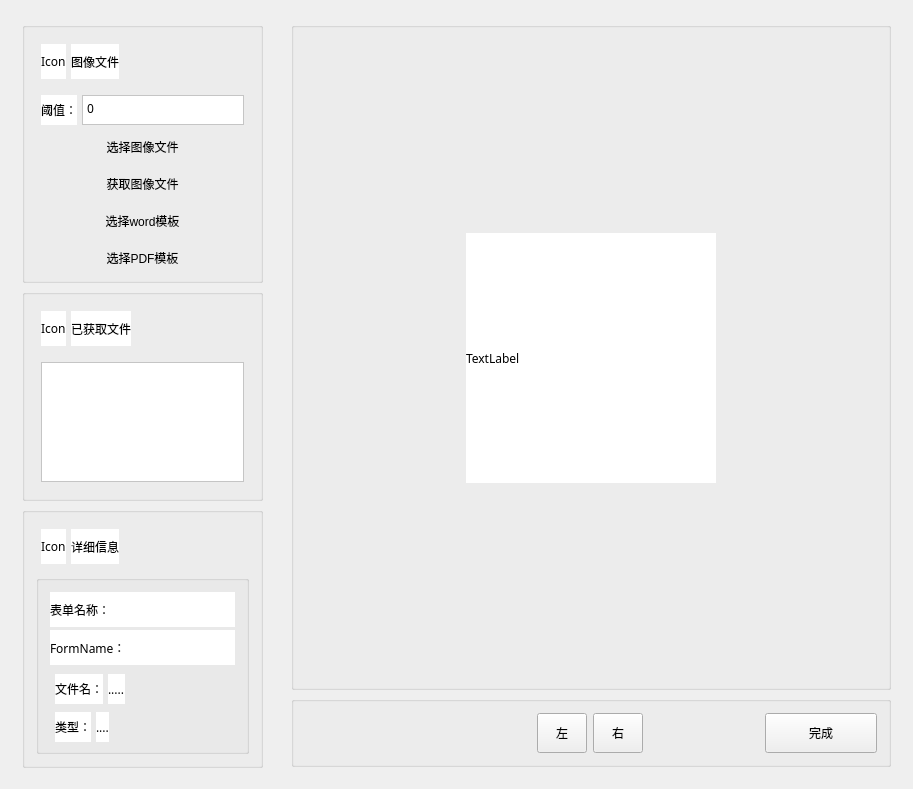
<?xml version="1.0" encoding="UTF-8"?>
<ui version="4.0">
 <class>AddPattern</class>
 <widget class="QWidget" name="AddPattern">
  <property name="geometry">
   <rect>
    <x>0</x>
    <y>0</y>
    <width>913</width>
    <height>789</height>
   </rect>
  </property>
  <property name="minimumSize">
   <size>
    <width>900</width>
    <height>789</height>
   </size>
  </property>
  <property name="windowTitle">
   <string>AddPattern</string>
  </property>
  <property name="styleSheet">
   <string notr="true"/>
  </property>
  <layout class="QGridLayout" name="gridLayout_8">
   <item row="0" column="0">
    <layout class="QHBoxLayout" name="horizontalLayout">
     <item>
      <widget class="QWidget" name="widget" native="true">
       <property name="minimumSize">
        <size>
         <width>251</width>
         <height>281</height>
        </size>
       </property>
       <property name="styleSheet">
        <string notr="true">QFrame{
    font-family: Microsoft YaHei Light;
    background-color: white;
    font: 'FangSong_GB2312';
    font-size: 12px;
}

QFrame{
     background-color:white;/*背景色*/
}

QFrame[objectName='frameMuneBar']{
     background-color: #0e8fe3;
}</string>
       </property>
       <layout class="QGridLayout" name="gridLayout">
        <item row="1" column="0">
         <widget class="QGroupBox" name="groupBox_2">
          <property name="minimumSize">
           <size>
            <width>230</width>
            <height>0</height>
           </size>
          </property>
          <property name="styleSheet">
           <string notr="true"/>
          </property>
          <property name="title">
           <string/>
          </property>
          <layout class="QVBoxLayout" name="verticalLayout_2">
           <item>
            <layout class="QHBoxLayout" name="horizontalLayout_6">
             <property name="spacing">
              <number>5</number>
             </property>
             <property name="leftMargin">
              <number>5</number>
             </property>
             <property name="topMargin">
              <number>5</number>
             </property>
             <property name="rightMargin">
              <number>5</number>
             </property>
             <property name="bottomMargin">
              <number>5</number>
             </property>
             <item>
              <widget class="QLabel" name="label_5">
               <property name="minimumSize">
                <size>
                 <width>0</width>
                 <height>35</height>
                </size>
               </property>
               <property name="text">
                <string>Icon</string>
               </property>
              </widget>
             </item>
             <item>
              <widget class="QLabel" name="label_6">
               <property name="minimumSize">
                <size>
                 <width>0</width>
                 <height>35</height>
                </size>
               </property>
               <property name="text">
                <string>已获取文件</string>
               </property>
              </widget>
             </item>
             <item>
              <spacer name="horizontalSpacer_2">
               <property name="orientation">
                <enum>Qt::Horizontal</enum>
               </property>
               <property name="sizeHint" stdset="0">
                <size>
                 <width>40</width>
                 <height>20</height>
                </size>
               </property>
              </spacer>
             </item>
            </layout>
           </item>
           <item>
            <layout class="QGridLayout" name="gridLayout_3">
             <property name="horizontalSpacing">
              <number>6</number>
             </property>
             <item row="1" column="0">
              <layout class="QHBoxLayout" name="horizontalLayout_7">
               <property name="spacing">
                <number>5</number>
               </property>
               <property name="leftMargin">
                <number>5</number>
               </property>
               <property name="topMargin">
                <number>5</number>
               </property>
               <property name="rightMargin">
                <number>5</number>
               </property>
               <property name="bottomMargin">
                <number>5</number>
               </property>
               <item>
                <widget class="QTextEdit" name="textEdit_3">
                 <property name="sizePolicy">
                  <sizepolicy hsizetype="Expanding" vsizetype="Expanding">
                   <horstretch>0</horstretch>
                   <verstretch>0</verstretch>
                  </sizepolicy>
                 </property>
                 <property name="minimumSize">
                  <size>
                   <width>0</width>
                   <height>120</height>
                  </size>
                 </property>
                 <property name="html">
                  <string>&lt;!DOCTYPE HTML PUBLIC &quot;-//W3C//DTD HTML 4.0//EN&quot; &quot;http://www.w3.org/TR/REC-html40/strict.dtd&quot;&gt;
&lt;html&gt;&lt;head&gt;&lt;meta name=&quot;qrichtext&quot; content=&quot;1&quot; /&gt;&lt;style type=&quot;text/css&quot;&gt;
p, li { white-space: pre-wrap; }
&lt;/style&gt;&lt;/head&gt;&lt;body style=&quot; font-family:'Microsoft YaHei 53'; font-size:12px; font-weight:400; font-style:normal;&quot;&gt;
&lt;p style=&quot;-qt-paragraph-type:empty; margin-top:0px; margin-bottom:0px; margin-left:0px; margin-right:0px; -qt-block-indent:0; text-indent:0px; font-family:'SimSun'; font-size:9pt;&quot;&gt;&lt;br /&gt;&lt;/p&gt;&lt;/body&gt;&lt;/html&gt;</string>
                 </property>
                </widget>
               </item>
              </layout>
             </item>
            </layout>
           </item>
          </layout>
         </widget>
        </item>
        <item row="0" column="0">
         <widget class="QGroupBox" name="groupBox">
          <property name="minimumSize">
           <size>
            <width>230</width>
            <height>0</height>
           </size>
          </property>
          <property name="styleSheet">
           <string notr="true"/>
          </property>
          <property name="title">
           <string/>
          </property>
          <layout class="QVBoxLayout" name="verticalLayout">
           <item>
            <layout class="QHBoxLayout" name="horizontalLayout_5">
             <property name="spacing">
              <number>5</number>
             </property>
             <property name="leftMargin">
              <number>5</number>
             </property>
             <property name="topMargin">
              <number>5</number>
             </property>
             <property name="rightMargin">
              <number>5</number>
             </property>
             <property name="bottomMargin">
              <number>5</number>
             </property>
             <item>
              <widget class="QLabel" name="label_3">
               <property name="minimumSize">
                <size>
                 <width>0</width>
                 <height>35</height>
                </size>
               </property>
               <property name="text">
                <string>Icon</string>
               </property>
              </widget>
             </item>
             <item>
              <widget class="QLabel" name="label_4">
               <property name="minimumSize">
                <size>
                 <width>0</width>
                 <height>35</height>
                </size>
               </property>
               <property name="text">
                <string>图像文件</string>
               </property>
              </widget>
             </item>
             <item>
              <spacer name="horizontalSpacer">
               <property name="orientation">
                <enum>Qt::Horizontal</enum>
               </property>
               <property name="sizeHint" stdset="0">
                <size>
                 <width>40</width>
                 <height>20</height>
                </size>
               </property>
              </spacer>
             </item>
            </layout>
           </item>
           <item>
            <layout class="QGridLayout" name="gridLayout_2">
             <property name="horizontalSpacing">
              <number>6</number>
             </property>
             <item row="3" column="0">
              <widget class="QToolButton" name="BTN_AddPatternFromDevice">
               <property name="sizePolicy">
                <sizepolicy hsizetype="Expanding" vsizetype="Expanding">
                 <horstretch>0</horstretch>
                 <verstretch>0</verstretch>
                </sizepolicy>
               </property>
               <property name="minimumSize">
                <size>
                 <width>210</width>
                 <height>40</height>
                </size>
               </property>
               <property name="styleSheet">
                <string notr="true"/>
               </property>
               <property name="text">
                <string>获取图像文件</string>
               </property>
               <property name="iconSize">
                <size>
                 <width>10</width>
                 <height>10</height>
                </size>
               </property>
               <property name="checkable">
                <bool>false</bool>
               </property>
               <property name="toolButtonStyle">
                <enum>Qt::ToolButtonTextUnderIcon</enum>
               </property>
               <property name="autoRaise">
                <bool>true</bool>
               </property>
              </widget>
             </item>
             <item row="5" column="0">
              <widget class="QToolButton" name="BTN_AddPatternFromPDF">
               <property name="sizePolicy">
                <sizepolicy hsizetype="Expanding" vsizetype="Expanding">
                 <horstretch>0</horstretch>
                 <verstretch>0</verstretch>
                </sizepolicy>
               </property>
               <property name="minimumSize">
                <size>
                 <width>210</width>
                 <height>40</height>
                </size>
               </property>
               <property name="styleSheet">
                <string notr="true"/>
               </property>
               <property name="text">
                <string>选择PDF模板</string>
               </property>
               <property name="iconSize">
                <size>
                 <width>10</width>
                 <height>10</height>
                </size>
               </property>
               <property name="checkable">
                <bool>false</bool>
               </property>
               <property name="toolButtonStyle">
                <enum>Qt::ToolButtonTextUnderIcon</enum>
               </property>
               <property name="autoRaise">
                <bool>true</bool>
               </property>
              </widget>
             </item>
             <item row="4" column="0">
              <widget class="QToolButton" name="BTN_AddPatternFromWord">
               <property name="sizePolicy">
                <sizepolicy hsizetype="Expanding" vsizetype="Expanding">
                 <horstretch>0</horstretch>
                 <verstretch>0</verstretch>
                </sizepolicy>
               </property>
               <property name="minimumSize">
                <size>
                 <width>210</width>
                 <height>40</height>
                </size>
               </property>
               <property name="styleSheet">
                <string notr="true"/>
               </property>
               <property name="text">
                <string>选择word模板</string>
               </property>
               <property name="iconSize">
                <size>
                 <width>10</width>
                 <height>10</height>
                </size>
               </property>
               <property name="checkable">
                <bool>false</bool>
               </property>
               <property name="toolButtonStyle">
                <enum>Qt::ToolButtonTextUnderIcon</enum>
               </property>
               <property name="autoRaise">
                <bool>true</bool>
               </property>
              </widget>
             </item>
             <item row="2" column="0">
              <widget class="QToolButton" name="BTN_AddPatternFromFile">
               <property name="sizePolicy">
                <sizepolicy hsizetype="Expanding" vsizetype="Expanding">
                 <horstretch>0</horstretch>
                 <verstretch>0</verstretch>
                </sizepolicy>
               </property>
               <property name="minimumSize">
                <size>
                 <width>210</width>
                 <height>40</height>
                </size>
               </property>
               <property name="styleSheet">
                <string notr="true"/>
               </property>
               <property name="text">
                <string>选择图像文件</string>
               </property>
               <property name="iconSize">
                <size>
                 <width>10</width>
                 <height>10</height>
                </size>
               </property>
               <property name="checkable">
                <bool>false</bool>
               </property>
               <property name="toolButtonStyle">
                <enum>Qt::ToolButtonTextUnderIcon</enum>
               </property>
               <property name="autoRaise">
                <bool>true</bool>
               </property>
              </widget>
             </item>
             <item row="1" column="0">
              <layout class="QHBoxLayout" name="horizontalLayout_4">
               <property name="spacing">
                <number>5</number>
               </property>
               <property name="leftMargin">
                <number>5</number>
               </property>
               <property name="topMargin">
                <number>5</number>
               </property>
               <property name="rightMargin">
                <number>5</number>
               </property>
               <property name="bottomMargin">
                <number>5</number>
               </property>
               <item>
                <widget class="QLabel" name="label_2">
                 <property name="minimumSize">
                  <size>
                   <width>0</width>
                   <height>30</height>
                  </size>
                 </property>
                 <property name="text">
                  <string>阈值：</string>
                 </property>
                </widget>
               </item>
               <item>
                <widget class="QTextEdit" name="textEdit_2">
                 <property name="sizePolicy">
                  <sizepolicy hsizetype="Expanding" vsizetype="Expanding">
                   <horstretch>0</horstretch>
                   <verstretch>0</verstretch>
                  </sizepolicy>
                 </property>
                 <property name="minimumSize">
                  <size>
                   <width>0</width>
                   <height>30</height>
                  </size>
                 </property>
                 <property name="html">
                  <string>&lt;!DOCTYPE HTML PUBLIC &quot;-//W3C//DTD HTML 4.0//EN&quot; &quot;http://www.w3.org/TR/REC-html40/strict.dtd&quot;&gt;
&lt;html&gt;&lt;head&gt;&lt;meta name=&quot;qrichtext&quot; content=&quot;1&quot; /&gt;&lt;style type=&quot;text/css&quot;&gt;
p, li { white-space: pre-wrap; }
&lt;/style&gt;&lt;/head&gt;&lt;body style=&quot; font-family:'Microsoft YaHei 53'; font-size:12px; font-weight:400; font-style:normal;&quot;&gt;
&lt;p style=&quot; margin-top:0px; margin-bottom:0px; margin-left:0px; margin-right:0px; -qt-block-indent:0; text-indent:0px;&quot;&gt;&lt;span style=&quot; font-size:12px;&quot;&gt;0&lt;/span&gt;&lt;/p&gt;&lt;/body&gt;&lt;/html&gt;</string>
                 </property>
                </widget>
               </item>
              </layout>
             </item>
            </layout>
           </item>
          </layout>
         </widget>
        </item>
        <item row="2" column="0">
         <widget class="QGroupBox" name="groupBox_4">
          <property name="minimumSize">
           <size>
            <width>230</width>
            <height>0</height>
           </size>
          </property>
          <property name="styleSheet">
           <string notr="true"/>
          </property>
          <property name="title">
           <string/>
          </property>
          <layout class="QVBoxLayout" name="verticalLayout_3">
           <item>
            <layout class="QHBoxLayout" name="horizontalLayout_8">
             <property name="spacing">
              <number>5</number>
             </property>
             <property name="leftMargin">
              <number>5</number>
             </property>
             <property name="topMargin">
              <number>5</number>
             </property>
             <property name="rightMargin">
              <number>5</number>
             </property>
             <property name="bottomMargin">
              <number>5</number>
             </property>
             <item>
              <widget class="QLabel" name="label_7">
               <property name="minimumSize">
                <size>
                 <width>0</width>
                 <height>35</height>
                </size>
               </property>
               <property name="text">
                <string>Icon</string>
               </property>
              </widget>
             </item>
             <item>
              <widget class="QLabel" name="label_8">
               <property name="minimumSize">
                <size>
                 <width>0</width>
                 <height>35</height>
                </size>
               </property>
               <property name="text">
                <string>详细信息</string>
               </property>
              </widget>
             </item>
             <item>
              <spacer name="horizontalSpacer_5">
               <property name="orientation">
                <enum>Qt::Horizontal</enum>
               </property>
               <property name="sizeHint" stdset="0">
                <size>
                 <width>40</width>
                 <height>20</height>
                </size>
               </property>
              </spacer>
             </item>
            </layout>
           </item>
           <item>
            <widget class="QGroupBox" name="SP_FormDetail">
             <property name="title">
              <string/>
             </property>
             <layout class="QGridLayout" name="gridLayout_7">
              <item row="0" column="0">
               <layout class="QGridLayout" name="gridLayout_6">
                <property name="horizontalSpacing">
                 <number>6</number>
                </property>
                <item row="3" column="0">
                 <layout class="QHBoxLayout" name="horizontalLayout_9">
                  <property name="spacing">
                   <number>5</number>
                  </property>
                  <property name="leftMargin">
                   <number>5</number>
                  </property>
                  <property name="topMargin">
                   <number>5</number>
                  </property>
                  <property name="rightMargin">
                   <number>5</number>
                  </property>
                  <property name="bottomMargin">
                   <number>5</number>
                  </property>
                  <item>
                   <widget class="QLabel" name="label_11">
                    <property name="minimumSize">
                     <size>
                      <width>0</width>
                      <height>30</height>
                     </size>
                    </property>
                    <property name="text">
                     <string>文件名：</string>
                    </property>
                   </widget>
                  </item>
                  <item>
                   <widget class="QLabel" name="label_12">
                    <property name="minimumSize">
                     <size>
                      <width>0</width>
                      <height>30</height>
                     </size>
                    </property>
                    <property name="text">
                     <string>.....</string>
                    </property>
                   </widget>
                  </item>
                  <item>
                   <spacer name="horizontalSpacer_6">
                    <property name="orientation">
                     <enum>Qt::Horizontal</enum>
                    </property>
                    <property name="sizeHint" stdset="0">
                     <size>
                      <width>40</width>
                      <height>20</height>
                     </size>
                    </property>
                   </spacer>
                  </item>
                 </layout>
                </item>
                <item row="1" column="0">
                 <widget class="QLabel" name="label_9">
                  <property name="minimumSize">
                   <size>
                    <width>0</width>
                    <height>35</height>
                   </size>
                  </property>
                  <property name="text">
                   <string>表单名称：</string>
                  </property>
                 </widget>
                </item>
                <item row="2" column="0">
                 <widget class="QLabel" name="label_10">
                  <property name="minimumSize">
                   <size>
                    <width>0</width>
                    <height>35</height>
                   </size>
                  </property>
                  <property name="text">
                   <string>FormName：</string>
                  </property>
                 </widget>
                </item>
                <item row="4" column="0">
                 <layout class="QHBoxLayout" name="horizontalLayout_10">
                  <property name="spacing">
                   <number>5</number>
                  </property>
                  <property name="leftMargin">
                   <number>5</number>
                  </property>
                  <property name="topMargin">
                   <number>5</number>
                  </property>
                  <property name="rightMargin">
                   <number>5</number>
                  </property>
                  <property name="bottomMargin">
                   <number>5</number>
                  </property>
                  <item>
                   <widget class="QLabel" name="label_13">
                    <property name="minimumSize">
                     <size>
                      <width>0</width>
                      <height>30</height>
                     </size>
                    </property>
                    <property name="text">
                     <string>类型：</string>
                    </property>
                   </widget>
                  </item>
                  <item>
                   <widget class="QLabel" name="label_14">
                    <property name="minimumSize">
                     <size>
                      <width>0</width>
                      <height>30</height>
                     </size>
                    </property>
                    <property name="text">
                     <string>....</string>
                    </property>
                   </widget>
                  </item>
                  <item>
                   <spacer name="horizontalSpacer_7">
                    <property name="orientation">
                     <enum>Qt::Horizontal</enum>
                    </property>
                    <property name="sizeHint" stdset="0">
                     <size>
                      <width>40</width>
                      <height>20</height>
                     </size>
                    </property>
                   </spacer>
                  </item>
                 </layout>
                </item>
               </layout>
              </item>
             </layout>
            </widget>
           </item>
          </layout>
         </widget>
        </item>
       </layout>
      </widget>
     </item>
     <item>
      <widget class="QWidget" name="widget_2" native="true">
       <property name="styleSheet">
        <string notr="true">QFrame{
    font-family: Microsoft YaHei Light;
    background-color: white;
    font: 'FangSong_GB2312';
    font-size: 12px;
}

QFrame{
     background-color:white;/*背景色*/
}

QFrame[objectName='frameMuneBar']{
     background-color: #0e8fe3;
}</string>
       </property>
       <layout class="QGridLayout" name="gridLayout_4">
        <item row="0" column="0">
         <widget class="QGroupBox" name="groupBox_3">
          <property name="minimumSize">
           <size>
            <width>600</width>
            <height>503</height>
           </size>
          </property>
          <property name="title">
           <string/>
          </property>
          <layout class="QGridLayout" name="gridLayout_5">
           <item row="1" column="0">
            <spacer name="horizontalSpacer_3">
             <property name="orientation">
              <enum>Qt::Horizontal</enum>
             </property>
             <property name="sizeHint" stdset="0">
              <size>
               <width>40</width>
               <height>20</height>
              </size>
             </property>
            </spacer>
           </item>
           <item row="1" column="2">
            <spacer name="horizontalSpacer_4">
             <property name="orientation">
              <enum>Qt::Horizontal</enum>
             </property>
             <property name="sizeHint" stdset="0">
              <size>
               <width>40</width>
               <height>20</height>
              </size>
             </property>
            </spacer>
           </item>
           <item row="1" column="1">
            <widget class="QLabel" name="label">
             <property name="minimumSize">
              <size>
               <width>250</width>
               <height>250</height>
              </size>
             </property>
             <property name="text">
              <string>TextLabel</string>
             </property>
            </widget>
           </item>
           <item row="2" column="1">
            <spacer name="verticalSpacer">
             <property name="orientation">
              <enum>Qt::Vertical</enum>
             </property>
             <property name="sizeHint" stdset="0">
              <size>
               <width>20</width>
               <height>40</height>
              </size>
             </property>
            </spacer>
           </item>
           <item row="0" column="1">
            <spacer name="verticalSpacer_2">
             <property name="orientation">
              <enum>Qt::Vertical</enum>
             </property>
             <property name="sizeHint" stdset="0">
              <size>
               <width>20</width>
               <height>40</height>
              </size>
             </property>
            </spacer>
           </item>
          </layout>
         </widget>
        </item>
        <item row="1" column="0">
         <widget class="QGroupBox" name="groupBox_5">
          <property name="title">
           <string/>
          </property>
          <layout class="QHBoxLayout" name="horizontalLayout_2">
           <item>
            <spacer name="horizontalSpacer_9">
             <property name="orientation">
              <enum>Qt::Horizontal</enum>
             </property>
             <property name="sizeHint" stdset="0">
              <size>
               <width>40</width>
               <height>20</height>
              </size>
             </property>
            </spacer>
           </item>
           <item>
            <spacer name="horizontalSpacer_10">
             <property name="orientation">
              <enum>Qt::Horizontal</enum>
             </property>
             <property name="sizeHint" stdset="0">
              <size>
               <width>40</width>
               <height>20</height>
              </size>
             </property>
            </spacer>
           </item>
           <item>
            <widget class="QToolButton" name="BTN_Left">
             <property name="minimumSize">
              <size>
               <width>50</width>
               <height>40</height>
              </size>
             </property>
             <property name="text">
              <string>左</string>
             </property>
            </widget>
           </item>
           <item>
            <widget class="QToolButton" name="BTN_Right">
             <property name="minimumSize">
              <size>
               <width>50</width>
               <height>40</height>
              </size>
             </property>
             <property name="text">
              <string>右</string>
             </property>
            </widget>
           </item>
           <item>
            <spacer name="horizontalSpacer_8">
             <property name="orientation">
              <enum>Qt::Horizontal</enum>
             </property>
             <property name="sizeHint" stdset="0">
              <size>
               <width>40</width>
               <height>20</height>
              </size>
             </property>
            </spacer>
           </item>
           <item>
            <widget class="QToolButton" name="BTN_Comfirm">
             <property name="minimumSize">
              <size>
               <width>112</width>
               <height>40</height>
              </size>
             </property>
             <property name="text">
              <string>完成</string>
             </property>
            </widget>
           </item>
          </layout>
         </widget>
        </item>
       </layout>
      </widget>
     </item>
    </layout>
   </item>
  </layout>
 </widget>
 <layoutdefault spacing="6" margin="11"/>
 <resources/>
 <connections>
  <connection>
   <sender>BTN_AddPatternFromFile</sender>
   <signal>clicked()</signal>
   <receiver>AddPattern</receiver>
   <slot>BTN_AddPatternFromFile_Click()</slot>
   <hints>
    <hint type="sourcelabel">
     <x>142</x>
     <y>148</y>
    </hint>
    <hint type="destinationlabel">
     <x>1</x>
     <y>2</y>
    </hint>
   </hints>
  </connection>
  <connection>
   <sender>BTN_AddPatternFromDevice</sender>
   <signal>clicked()</signal>
   <receiver>AddPattern</receiver>
   <slot>BTN_AddPatternFromDevice_Click()</slot>
   <hints>
    <hint type="sourcelabel">
     <x>118</x>
     <y>193</y>
    </hint>
    <hint type="destinationlabel">
     <x>0</x>
     <y>11</y>
    </hint>
   </hints>
  </connection>
  <connection>
   <sender>BTN_AddPatternFromWord</sender>
   <signal>clicked()</signal>
   <receiver>AddPattern</receiver>
   <slot>BTN_AddPatternFromWord_Click()</slot>
   <hints>
    <hint type="sourcelabel">
     <x>89</x>
     <y>239</y>
    </hint>
    <hint type="destinationlabel">
     <x>4</x>
     <y>30</y>
    </hint>
   </hints>
  </connection>
  <connection>
   <sender>BTN_AddPatternFromPDF</sender>
   <signal>clicked()</signal>
   <receiver>AddPattern</receiver>
   <slot>BTN_AddPatternFromPDF_Click()</slot>
   <hints>
    <hint type="sourcelabel">
     <x>64</x>
     <y>276</y>
    </hint>
    <hint type="destinationlabel">
     <x>0</x>
     <y>66</y>
    </hint>
   </hints>
  </connection>
  <connection>
   <sender>BTN_Comfirm</sender>
   <signal>clicked()</signal>
   <receiver>AddPattern</receiver>
   <slot>BTN_Comfirm_Click()</slot>
   <hints>
    <hint type="sourcelabel">
     <x>805</x>
     <y>743</y>
    </hint>
    <hint type="destinationlabel">
     <x>843</x>
     <y>784</y>
    </hint>
   </hints>
  </connection>
  <connection>
   <sender>BTN_Left</sender>
   <signal>clicked()</signal>
   <receiver>AddPattern</receiver>
   <slot>BTN_Left_Click()</slot>
   <hints>
    <hint type="sourcelabel">
     <x>567</x>
     <y>741</y>
    </hint>
    <hint type="destinationlabel">
     <x>467</x>
     <y>789</y>
    </hint>
   </hints>
  </connection>
  <connection>
   <sender>BTN_Right</sender>
   <signal>clicked()</signal>
   <receiver>AddPattern</receiver>
   <slot>BTN_Right_Click()</slot>
   <hints>
    <hint type="sourcelabel">
     <x>623</x>
     <y>736</y>
    </hint>
    <hint type="destinationlabel">
     <x>645</x>
     <y>793</y>
    </hint>
   </hints>
  </connection>
 </connections>
 <slots>
  <slot>BTN_AddPatternFromFile_Click()</slot>
  <slot>BTN_AddPatternFromWord_Click()</slot>
  <slot>BTN_AddPatternFromPDF_Click()</slot>
  <slot>BTN_AddPatternFromDevice_Click()</slot>
  <slot>BTN_Comfirm_Click()</slot>
  <slot>BTN_Left_Click()</slot>
  <slot>BTN_Right_Click()</slot>
 </slots>
</ui>
